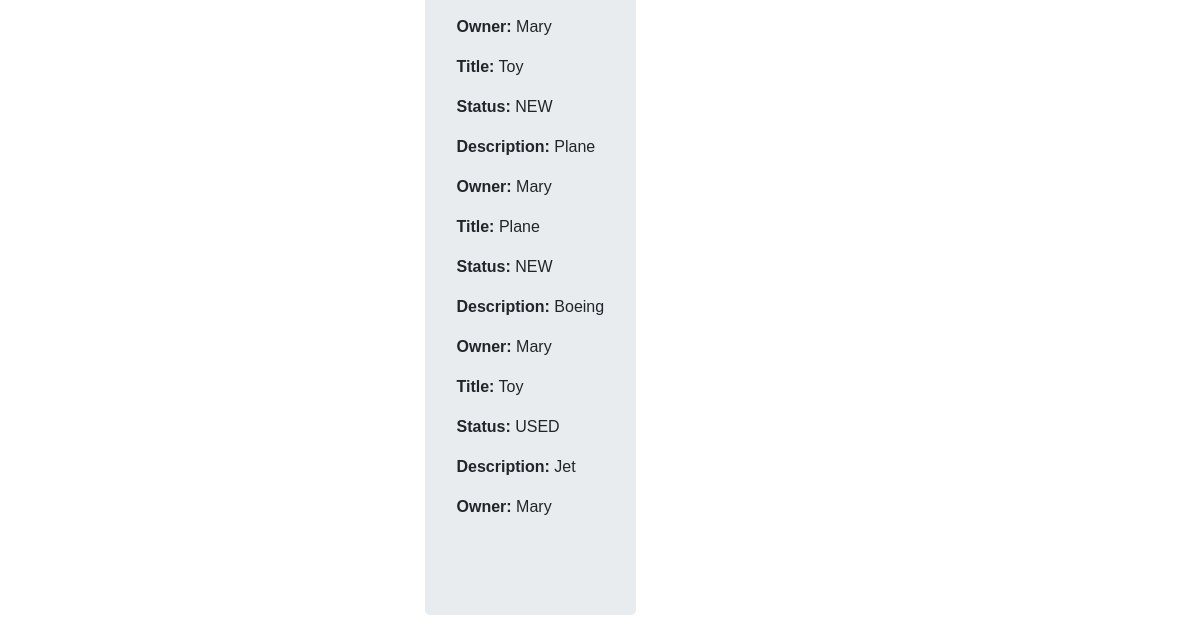
Page /auction/searchitems/ (signed in, lower part) on the earlier database version.
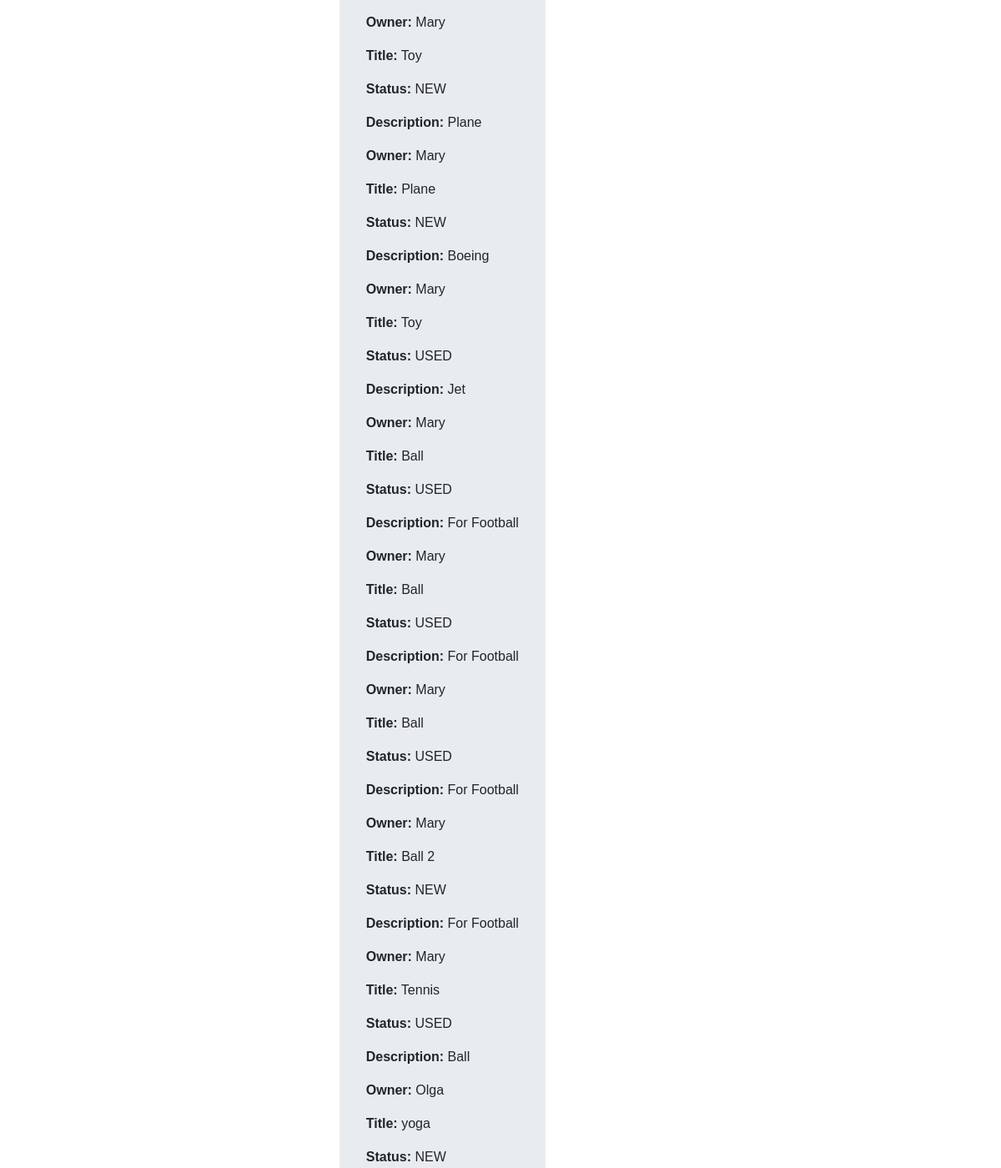
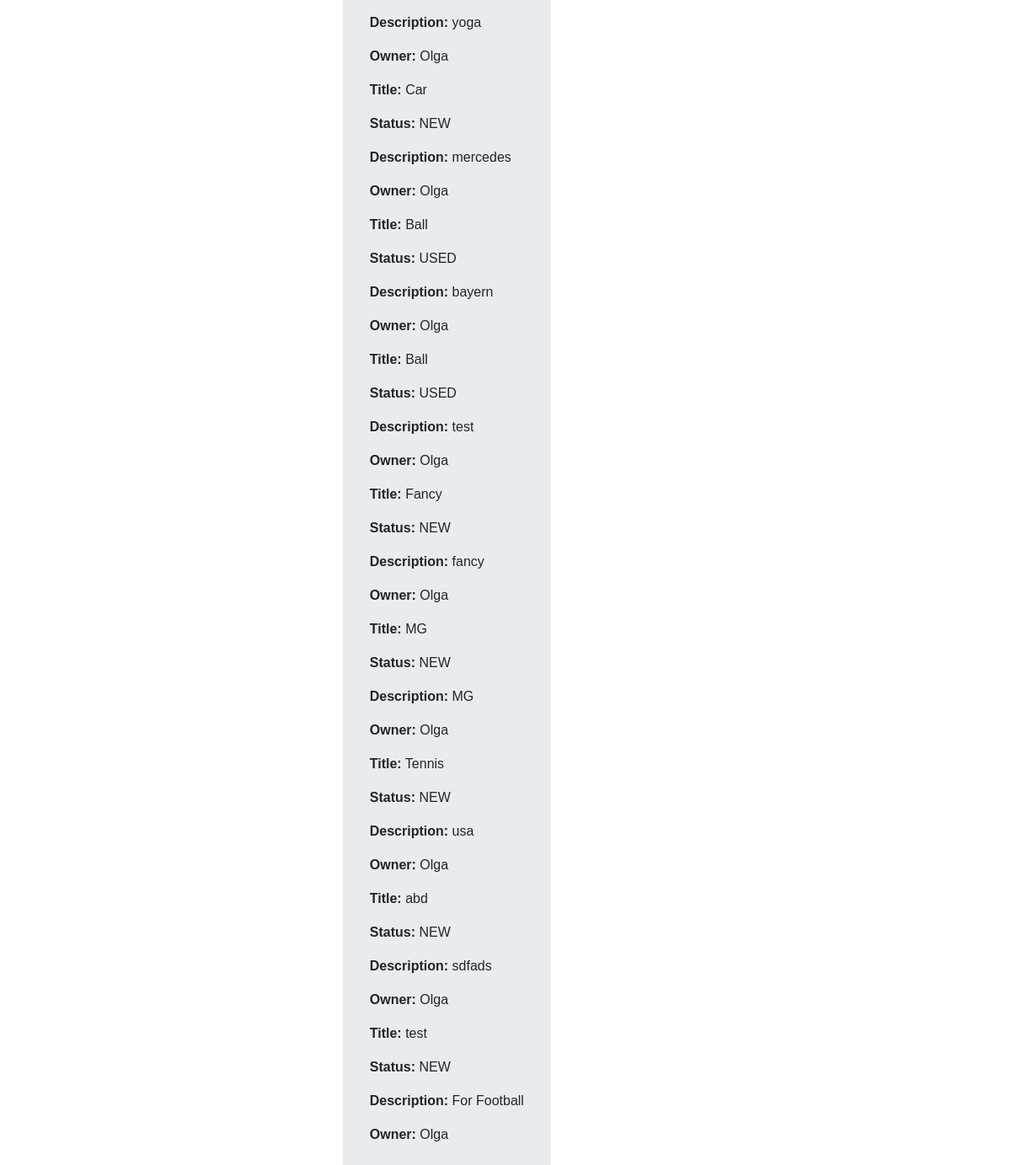
Same page on the later database version (2 pictures, top to bottom).
### auction/models.py (models this page shows)
class Items(models.Model):
    STATUS_CHOICES = (
    	('NEW', 'New'),
    	('USED', 'Used'),
    )
    item_title = models.CharField(max_length=60)
    time_stamp = models.DateTimeField(auto_now_add=True, blank=True)
    status = models.CharField(
        max_length = 20,
        choices = STATUS_CHOICES,
        )
    item_description = models.CharField(max_length=60)
    auction_expiration_time = models.DateTimeField(default=datetime.now)
    item_owner = models.CharField(max_length=60)

### auction/views.py (the view)
# urls.py: path('auction/searchitems/', views.searchitems, name='searchitems_view'),
def searchitems(request):
    try:
        if request.session['username']:
                user = User.objects.get(username=request.session['username'])
        items = Items.objects.all()
        context = {
                'items': items,
                'user': user
            }
        return render(request, 'searchitems.html',context)
    except KeyError:
        return render(request, 'index.html')
    return render(request, 'index.html')

### auction/templates/searchitems.html (shortened to what this page needs)
<!DOCTYPE html>
<html>
<head>
</head>
<body>
{% extends 'index.html' %}
{% block body %}
<div id="reg">
	<div id="bidding-flexbox" class="d-flex flex-row">
		<div class="p-3">
			<div id="bidding" class="jumbotron">
				<div id="bidding_table">
					<table  class="table table-borderless">
						<tbody>
							<tr>
							{% for item in items%}
							<p><b>Title:</b> {{item.item_title}}</p>
							<p><b>Status:</b> {{item.status}} </p>
							<p><b>Description: </b>{{item.item_description}} </p>
							<p><b>Owner:</b> {{item.item_owner}} </p>
							{% endfor %}
							</tr>
						</tbody>
					</table>
				</div>
			</div>
		</div>
	</div>
{% endblock %}

Differences in the rows shown:
added Items: item_title "Ball", status "USED", item_description "For Football", item_owner "Mary"
added Items: item_title "Ball", status "USED", item_description "For Football", item_owner "Mary"
added Items: item_title "Ball", status "USED", item_description "For Football", item_owner "Mary"
added Items: item_title "Ball 2", status "NEW", item_description "For Football", item_owner "Mary"
added Items: item_title "Tennis", status "USED", item_description "Ball", item_owner "Olga"
added Items: item_title "yoga", status "NEW", item_description "yoga", item_owner "Olga"
added Items: item_title "Car", status "NEW", item_description "mercedes", item_owner "Olga"
added Items: item_title "Ball", status "USED", item_description "bayern", item_owner "Olga"
added Items: item_title "Ball", status "USED", item_description "test", item_owner "Olga"
added Items: item_title "Fancy", status "NEW", item_description "fancy", item_owner "Olga"
added Items: item_title "MG", status "NEW", item_description "MG", item_owner "Olga"
added Items: item_title "Tennis", status "NEW", item_description "usa", item_owner "Olga"
added Items: item_title "abd", status "NEW", item_description "sdfads", item_owner "Olga"
added Items: item_title "test", status "NEW", item_description "For Football", item_owner "Olga"
